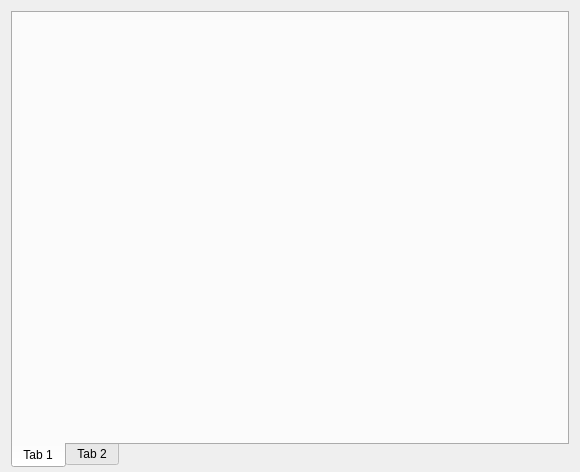
<?xml version="1.0" encoding="UTF-8"?>
<ui version="4.0">
 <class>CFrmLbsMain</class>
 <widget class="QFrame" name="CFrmLbsMain">
  <property name="geometry">
   <rect>
    <x>0</x>
    <y>0</y>
    <width>580</width>
    <height>472</height>
   </rect>
  </property>
  <property name="windowTitle">
   <string>Motion</string>
  </property>
  <property name="windowIcon">
   <iconset>
    <normaloff>:/png/motioin</normaloff>:/png/motioin</iconset>
  </property>
  <layout class="QGridLayout">
   <property name="bottomMargin">
    <number>4</number>
   </property>
   <item row="0" column="0">
    <widget class="QTabWidget" name="tabWidget">
     <property name="tabPosition">
      <enum>QTabWidget::South</enum>
     </property>
     <property name="currentIndex">
      <number>0</number>
     </property>
     <widget class="QWidget" name="tab">
      <attribute name="title">
       <string>Tab 1</string>
      </attribute>
     </widget>
     <widget class="QWidget" name="tab_2">
      <attribute name="title">
       <string>Tab 2</string>
      </attribute>
     </widget>
    </widget>
   </item>
  </layout>
 </widget>
 <resources/>
 <connections/>
</ui>
